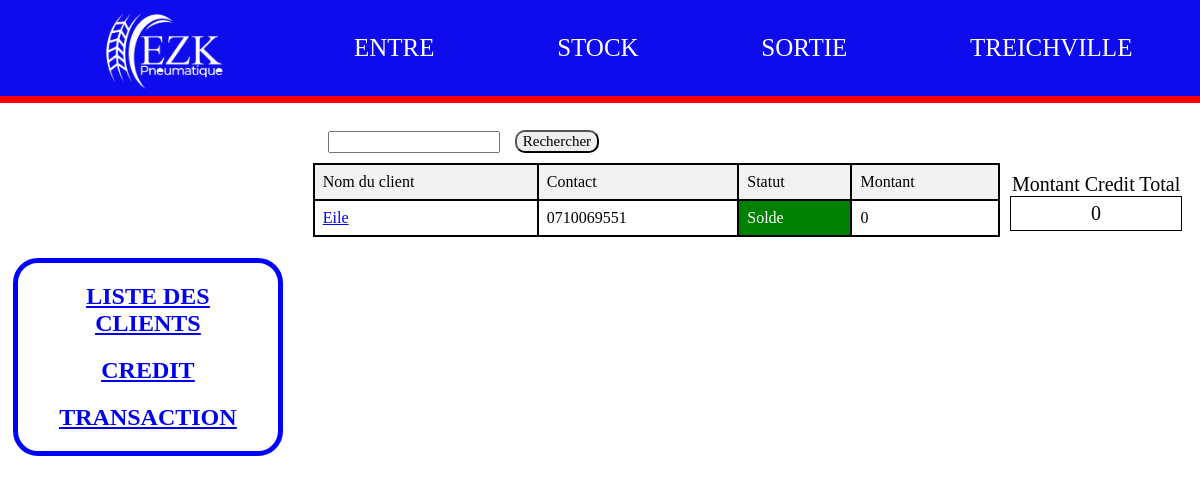
The page /listclient (signed in) on the database as committed earlier.
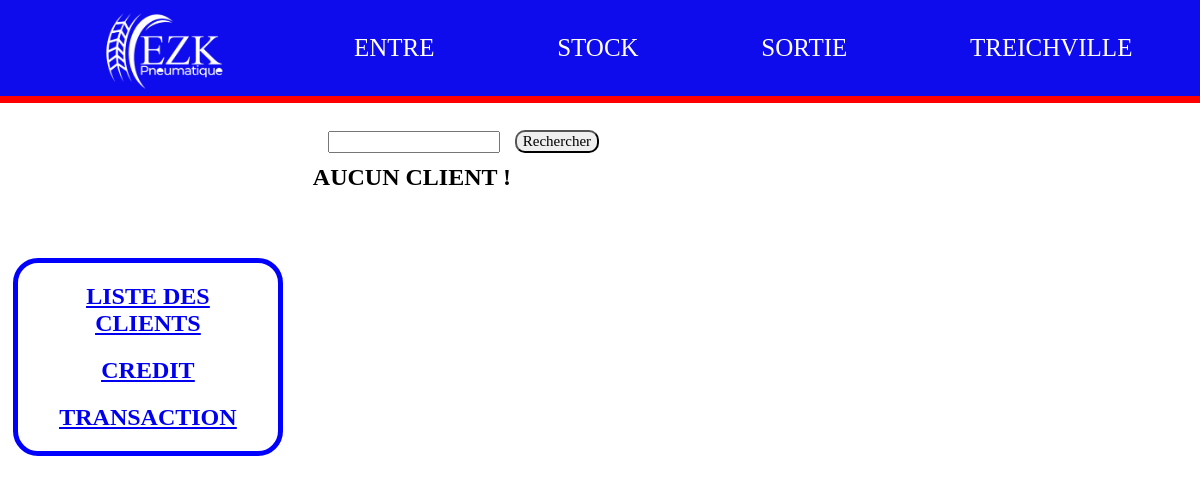
The same page on the database as committed later.
### myapp/models.py (models this page shows, shortened)
class Client(models.Model):
    idClient = models.AutoField(primary_key=True)
    Nom = models.CharField(max_length=45)
    Contact = models.CharField(max_length=45)
    Statut = models.BooleanField(default=True)
    def montant_paye_history(self):
        return Historique.objects.filter(Client=self, Designation="Paiement de dette").aggregate(Sum('Montant_Paye'))['Montant_Paye__sum'] or 0
    def montant_restant(self):
        return Historique.objects.filter(Client=self, Montant_Restant__gte=0).exclude(Designation="Paiement de dette").aggregate(Sum('Montant_Restant'))['Montant_Restant__sum'] or 0
    def montant_total_restant(self):
        return self.montant_restant() - self.montant_paye_history()
    class Meta:
        db_table = 'Client'
        verbose_name = 'Client'
        verbose_name_plural = 'Clients'

### myapp/views.py (the view)
# urls.py: path("listclient", views.list_client, name="list_client"),
def list_client(request):
    try:
        admin = Administrateur.objects.get(pk=request.session["admin_id"])
    except:
        return redirect("myapp:connexion")
    if admin is not None:
        if request.method == "POST":
            search_bar = request.POST.get("search")
            if search_bar:
                resultat = Client.objects.filter(
                    Nom__icontains=search_bar) | Client.objects.filter(
                    Nom__startswith=search_bar) | Client.objects.filter(
                    Contact__startswith=search_bar) | Client.objects.filter(Statut__icontains=search_bar)
                montant_total_restant = 0
                for client in resultat:
                    if (client.montant_restant() - client.montant_paye_history()) >= 0:
                        montant_total_restant += (client.montant_restant() - client.montant_paye_history())
                context = {
                    "clients": resultat,
                    "montant_credt": montant_total_restant
                }
                return render(request, "listclient.html", context)
        else:
            list_client = Client.objects.all().order_by("-idClient")
            montant_total_restant = 0
            for client in list_client:
                if (client.montant_restant() - client.montant_paye_history()) >= 0:
                    montant_total_restant += (client.montant_restant() - client.montant_paye_history())
            context = {
                "clients": list_client,
                "montant_credt": montant_total_restant
            }
            return render(request, "listclient.html", context)

### myapp/templates/listclient.html (shortened to what this page needs)
{% load static %}
<!DOCTYPE html>
<html lang="en">
  <head>
    <link rel="stylesheet" href="{% static 'CSS/style.css' %}" />
  </head>
  <body>
    <header>
      <nav>
        <ul>
          <li><img src="{% static 'IMAGES/EZK_WHITE.png' %}" alt="EZK" title="EZK" /></li>
          <li><a href="{% url 'myapp:entre' %}">ENTRE</a></li>
          <li><a href="{% url 'myapp:stock' %}">STOCK</a></li>
          <li><a href="{% url 'myapp:sortie' %}">SORTIE</a></li>
          <li>
            TREICHVILLE&nbsp;
          </li>
        </ul>
      </nav>
      <div class="after"></div>
    </header>
    <main>
      <section>
        <div class="left">
            <h2><a href="{% url 'myapp:list_client' %}">LISTE DES CLIENTS</a></h2>
            <h2><a href="{% url 'myapp:credit' %}">CREDIT</a></h2>
            <h2><a href="{% url 'myapp:transaction' %}">TRANSACTION</a></h2>
        </div>
        <div class="right">
            <div class="search">
              <form action="{% url 'myapp:list_client' %}" method="post">
                <input type="search" name="search" required>
                &nbsp;&nbsp;<input type="submit" value="Rechercher" style="border-radius: 10px;">
            </form>
            </div>
          <div class="resultat">
            <div class="all">
              {% if clients %}
              <table>
                <thead>
                  <tr>
                    <td>Nom du client</td>
                    <td>Contact</td>
                    <td>Statut</td>
                    <td>Montant</td>
                  </tr>
                </thead>
                <tbody>
                  {% for client in clients %}
                    <tr>
                      <td><a href="{% url 'myapp:historique' client.idClient %}">{{client.Nom}}</a></td>
                      <td>{{client.Contact}}</td>
                      {% if client.montant_total_restant > 0 %}
                        <td class="credit">Credit</td>
                      {% else %}
                        <td class="solde">Solde</td>
                      {% endif %}
                      <td>{{ client.montant_total_restant }}</td>
                    </tr>
                  {% endfor %}
                {% else %}
                  <h2>AUCUN CLIENT !</h2>
                {% endif %}
                </tbody>
              </table>
            </div>
            {% if clients %}
            <div class="total">
              <span>Montant Credit Total</span>
                <div class="boite">
                  {% if montant_credit %}
                  {{montant_credt}}
                  {%else%}
                  0
                  {%endif%}
                </div>
            </div>
            {% endif %}
          </div>
        </div>
      </section>
    </main>
  </body>
</html>

Rows that differ between the two databases and show on the page:
removed Client: Nom "Eile", Contact "0710069551", shows "Solde", montant_total_restant "0"
Other text that changed with them:
text no longer shown: "Nom du client Contact Statut Montant Montant Credit Total 0"
text now shown: "AUCUN CLIENT !"
